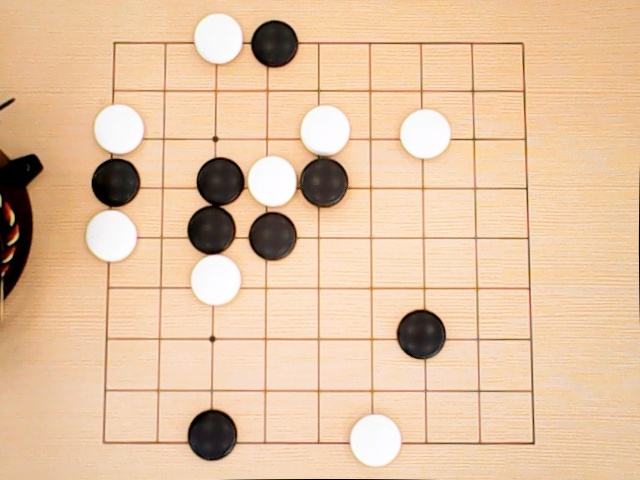
#> input picture 0.jpg, 640 x 480 px
$ python camera_pic.py
#> lines starting #> are read from the running program, lines starting #| are printed output that depends on the picture; after the words box and inside, x2 and y2 are one past the last pixel; in counts of white or black regions, pixels touching at a corner belong together
import cv2
import matplotlib.pyplot as plt


def getContours(img):
    # 查找轮廓，cv2.RETR_ExTERNAL=获取外部轮廓点, CHAIN_APPROX_NONE = 得到所有的像素点
    contours, hierarchy = cv2.findContours(img, cv2.RETR_EXTERNAL, cv2.CHAIN_APPROX_NONE)
    # 循环轮廓，判断每一个形状
    for cnt in contours:
        # 获取轮廓面积
        area = cv2.contourArea(cnt)
        # 当面积大于500，代表有形状存在
        if area > 500:
            # 绘制所有的轮廓并显示出来
            cv2.drawContours(imgContour, cnt, -1, (0, 0, 0), 3)
            # 计算所有轮廓的周长，便于做多边形拟合
            peri = cv2.arcLength(cnt, True)
            # 多边形拟合，获取每个形状的边数目
            approx = cv2.approxPolyDP(cnt, 0.02 * peri, True)
            objCor = len(approx)
            # 获取每个形状的左上角坐标xy和形状的长宽wh
            x, y, w, h = cv2.boundingRect(approx)
            # 计算出边界后，即边数代表形状，如三角形边数=3
            if objCor == 3:
                objectType = "Tri"
            # 计算出边界后，即边数代表形状，如四边形边数=4
            elif objCor == 4:
                # 判断是矩形还是正方形
                aspRatio = w / float(h)
                if aspRatio > 0.98 and aspRatio < 1.03:
                    objectType = "Square"
                else:
                    objectType = "Rectangle"

            # 绘制文本时需要绘制在图形附件
            cv2.rectangle(imgContour, (x, y), (x + w, y + h), (0, 255, 0), 2)
            return x, y ,  x + w, y + h


path = '0.jpg'
img = cv2.imread(path)
#> img is the input picture: shape (480, 640, 3); mean B, G, R 161.2, 193.8, 227.5
imgContour = img.copy()

# 灰度化
imgGray = cv2.cvtColor(img, cv2.COLOR_BGR2GRAY)
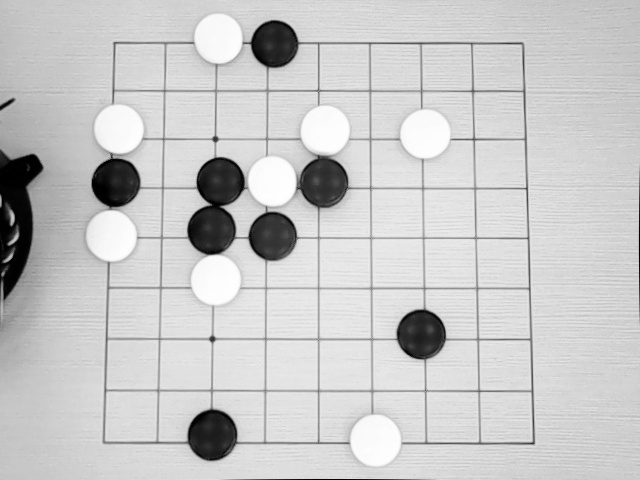
#> imgGray: shape (480, 640); min 0, max 255, mean 200.2
# 高斯平滑
imgBlur = cv2.GaussianBlur(imgGray, (7, 7), 1)
# 边缘检测
imgCanny = cv2.Canny(imgBlur, 50, 50)
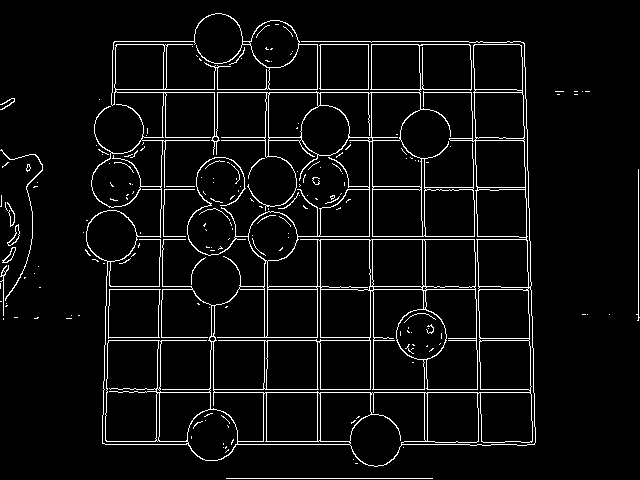
#> imgCanny: shape (480, 640); 5.3% white in thin lines or dots
# 获取轮廓特征点
a,b,c,d = getContours(imgCanny)
#> in getContours, `contours, hierarchy = cv2.findContours(img, cv2.RETR_EXTERNAL, cv2.CHA..`: contours = 56 contours, 50 with area under 20; largest, box (x1, y1, x2, y2) and area: (86, 13, 536, 467) 154956, (319, 44, 369, 90) 2162, (7, 224, 20, 246) 87, (2, 247, 16, 263) 72, (0, 149, 43, 301) 50, (0, 265, 9, 316) 24
#> the loop in getContours, `for cnt in contours:` made 55 passes
#> (area, peri, approx, objCor, x, y, w, h) on pass 55: (2162, 187.7, [[319, 45], [320, 89], [368, 89], [368, 44]], 4, 319, 44, 50, 46)
#> area on passes 22, 26, 29, 42: 24.5, 72, 87, 49.5
#> after the loop in getContours, `for cnt in contours:`:
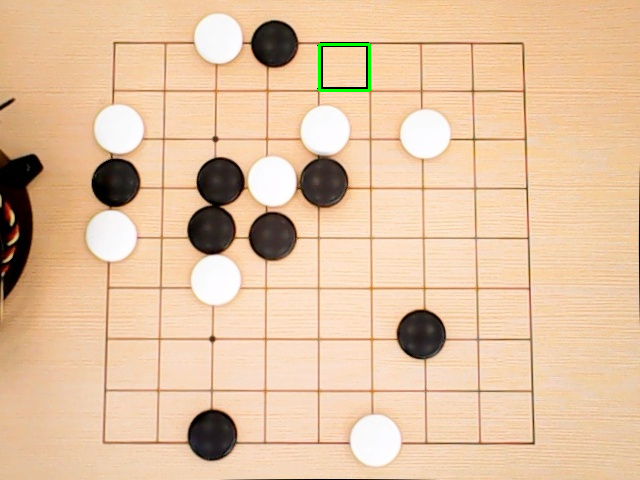
#> imgContour: shape (480, 640, 3); 0.3% of pixels changed, all inside (x1, y1, x2, y2) = (317, 42, 371, 92)
#> a = 319; b = 44; c = 369; d = 90
print(a,b,c,d)
#| 319 44 369 90

plt.figure(figsize=(30, 20));

plt.subplot(235);plt.imshow(imgContour);plt.title('imgContour');plt.axis('off');plt.show();

$ run again, with 13.jpg copied over 0.jpg
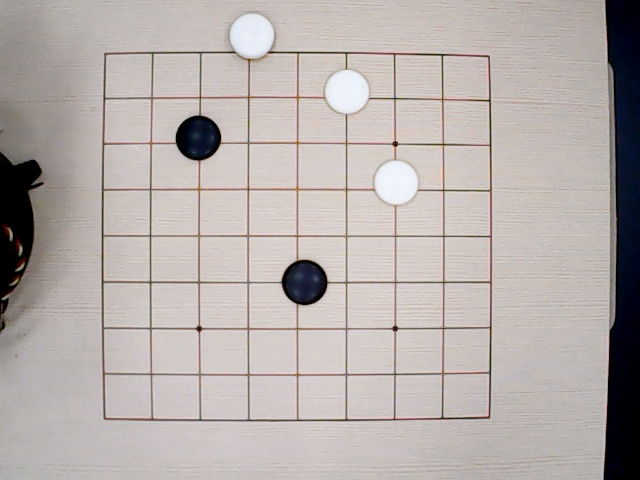
#> input picture 13.jpg, 640 x 480 px
#> img is the input picture: shape (480, 640, 3); mean B, G, R 171.1, 174, 181.5
#> `imgCanny = cv2.Canny(imgBlur, 50, 50)`:
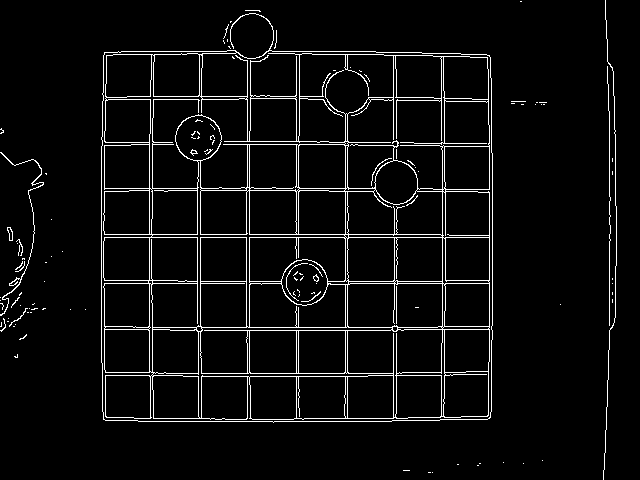
#> imgCanny: shape (480, 640); 4.9% white in thin lines or dots
#> contours = 72 contours, 69 with area under 20; largest, box (x1, y1, x2, y2) and area: (101, 13, 493, 423) 143710, (0, 152, 44, 316) 71, (7, 227, 13, 241) 43
#> the loop in getContours, `for cnt in contours:` made 69 passes
#> (area, peri, objCor, x, y, w, h) on pass 69: (143709.5, 1725.5, 6, 103, 13, 388, 407)
#> after the loop in getContours, `for cnt in contours:`:
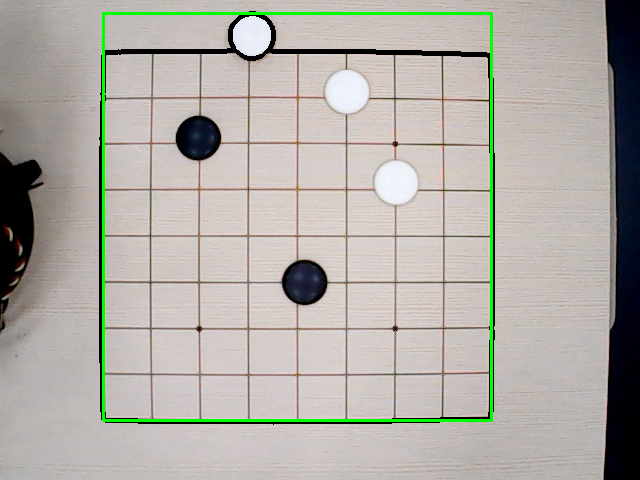
#> imgContour: shape (480, 640, 3); 3.1% of pixels changed, all inside (x1, y1, x2, y2) = (99, 11, 495, 425)
#> a = 103; b = 13; c = 491; d = 420
#| 103 13 491 420

$ run again, with 21.jpg copied over 0.jpg
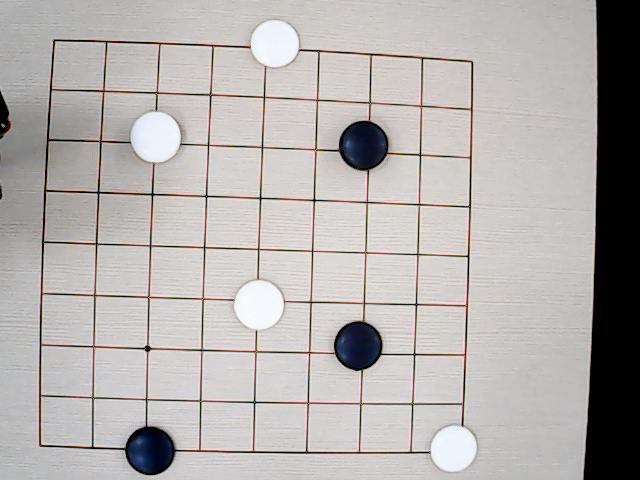
#> input picture 21.jpg, 640 x 480 px
#> img is the input picture: shape (480, 640, 3); mean B, G, R 172.8, 175.2, 179.4
#> `imgCanny = cv2.Canny(imgBlur, 50, 50)`:
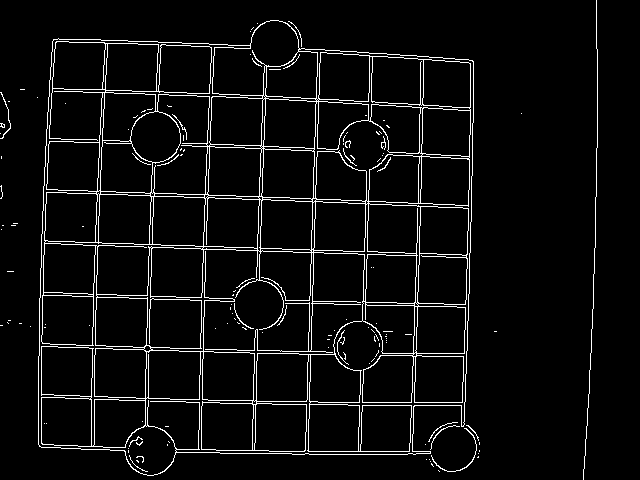
#> imgCanny: shape (480, 640); 5.2% white in thin lines or dots
#> contours = 40 contours, 38 with area under 20; largest, box (x1, y1, x2, y2) and area: (38, 20, 474, 476) 172418, (431, 428, 477, 472) 30
#> the loop in getContours, `for cnt in contours:` made 39 passes
#> (area, peri, approx, objCor, x, y, w, h) on pass 39: (172418.5, 1808.4, [[473, 61], [53, 39], [39, 446], [463, 426]], 4, 39, 39, 435, 408)
#> after the loop in getContours, `for cnt in contours:`:
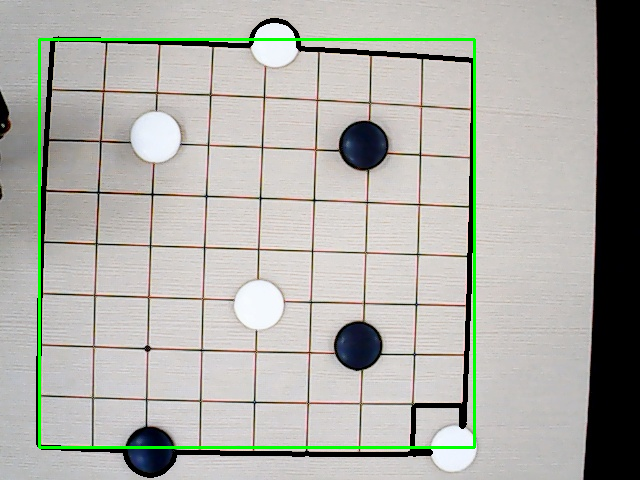
#> imgContour: shape (480, 640, 3); 3.97% of pixels changed, all inside (x1, y1, x2, y2) = (36, 18, 476, 478)
#> a = 39; c = 474; d = 447
#| 39 39 474 447

$ run again, with 3.jpg copied over 0.jpg
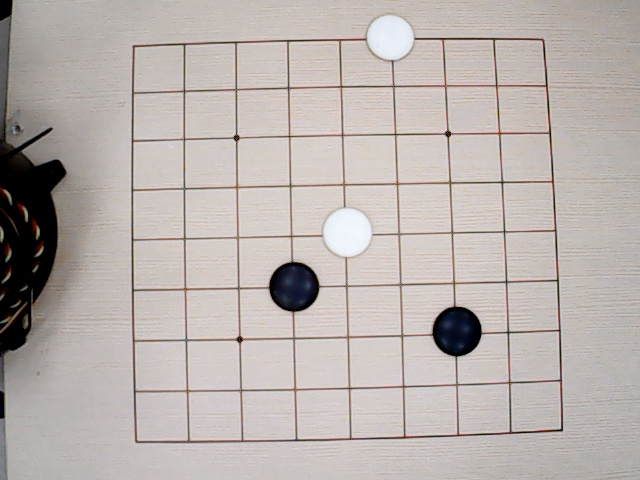
#> input picture 3.jpg, 640 x 480 px
#> img is the input picture: shape (480, 640, 3); mean B, G, R 173.8, 177.5, 185.4
#> `imgCanny = cv2.Canny(imgBlur, 50, 50)`:
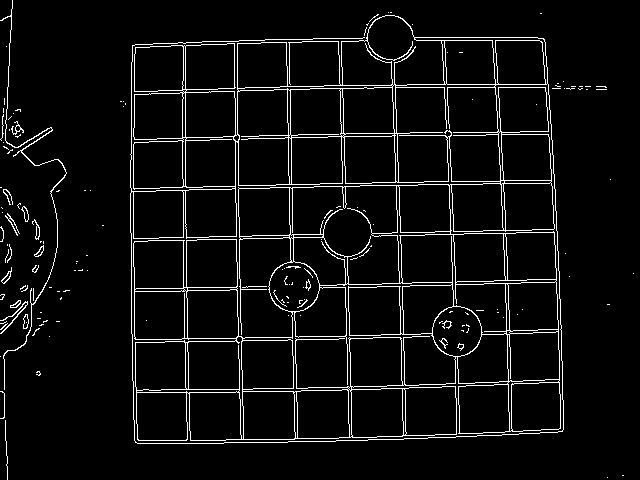
#> imgCanny: shape (480, 640); 5.3% white in thin lines or dots
#> contours = 97 contours, 87 with area under 20; largest, box (x1, y1, x2, y2) and area: (130, 15, 564, 444) 166285, (0, 0, 67, 390) 126, (21, 206, 29, 222) 54, (23, 314, 29, 329) 52, (1, 267, 12, 284) 50
#> the loop in getContours, `for cnt in contours:` made 92 passes
#> (area, peri, objCor, x, y, w, h) on pass 92: (166285, 3490.9, 12, 132, 37, 431, 406)
#> after the loop in getContours, `for cnt in contours:`:
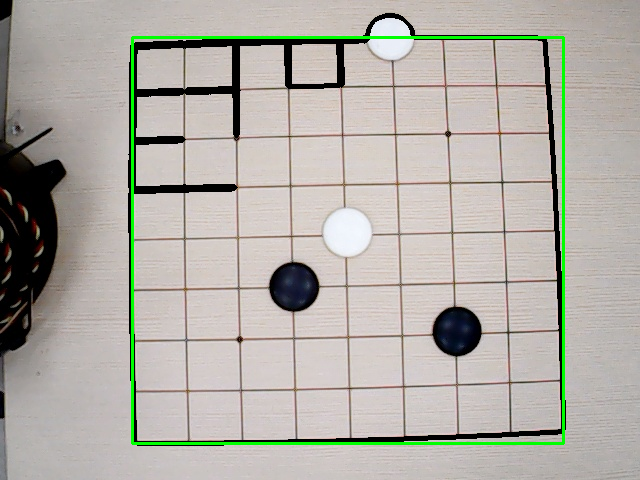
#> imgContour: shape (480, 640, 3); 4.88% of pixels changed, all inside (x1, y1, x2, y2) = (128, 13, 566, 446)
#> a = 132; b = 37; c = 563; d = 443
#| 132 37 563 443
